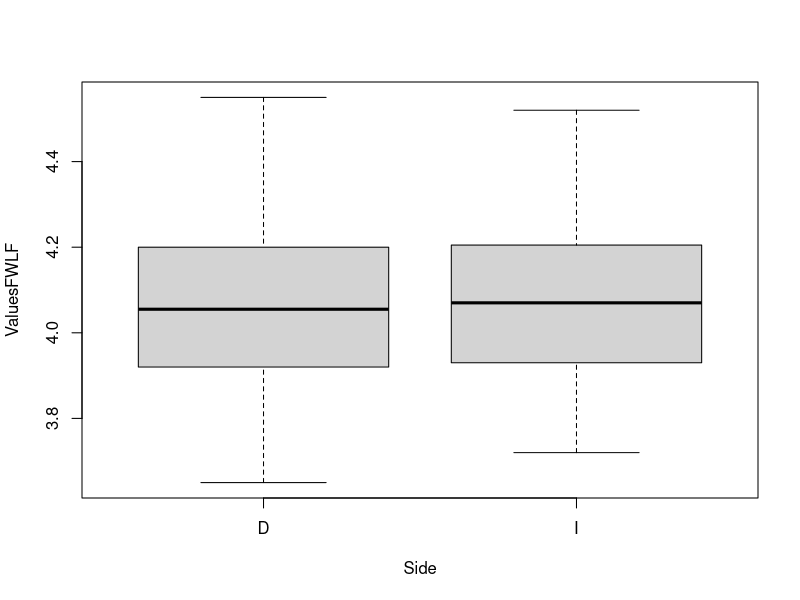

Generate this figure with R: (Note: this script raises an error after producing the figure.)

library(lme4)
library(nlme)
library(lmerTest)

setwd ("D:/Curriculum/02_ Articulos/32- Gutierrez-F & Ramirez 2020 PeerJ/New Results/Asymmetries")


##### First Wing #####

# First Wing Area Female
# FWAF= First Wing Area Female

FWAF.frm=read.csv("FirstWAreaFemale.csv")
attach(FWAF.frm)
FWAF.frm

shapiro.test(ValueFWAF)
V1 <- 1/sqrt(ValueFWAF)
shapiro.test(V1)

A.mod=aov(V1~ Side * Individual, data=FWAF.frm)
summary(A.mod)

fit1<-lmer(V1~  Side + (1|Individual), REML=TRUE, data= FWAF.frm)
fit1
summary(fit1)
anova(fit1)
rand(fit1)

# First Wing Length Female
# FWLF= First Wing Length Female

FWLF.frm=read.csv("FirstWLengthFemale.csv")
attach(FWLF.frm)
FWLF.frm

shapiro.test(ValuesFWLF)
boxplot(ValuesFWLF~Side,data=FWLF.frm)

B.mod=aov(ValuesFWLF~ Side * Individual, data=FWLF.frm)
summary(B.mod)


fit2 <- lme4::lmer(ValuesFWLF ~ Side + (1|Individual) + (1|Individual:Side), data= FWLF.frm, REML= FALSE)
anova(fit2)
summary(fit2.lmer)
rand(fit2)
var(ranef(fit2)$Individual)

#  Measurement error ------------------------------------------------------

Error_FWLF.frm=read.csv("FirstWLengthFemaleERROR.csv")
attach(Error_FWLF.frm)
Error_FWLF.frm

shapiro.test(ValuesFWLF)
boxplot(ValuesFWLF~Side,data=FWLF.frm)

B.mod=aov(ValuesFWLF~ Side * Individual, data=Error_FWLF.frm)
summary(B.mod)

hist(ValuesFWLF, data=Error_FWLF.frm)



# First Wing Length Male
# FWAM = First Wing Length Male

FWAM.frm=read.csv("FirstWAreaMale.csv")
attach(FWAM.frm)
FWAM.frm

shapiro.test(ValueFWAM)
V3<-1/(ValueFWAM)
shapiro.test(V3)

C.mod=aov(V3~ Side * Individual + (1 | Individual) ,data=FWAM.frm)
summary(C.mod)


# First Wing Length Male
# FWAM = First Wing Length Male

FWLM.frm=read.csv("FirstWLengthMale.csv")
attach(FWLM.frm)
FWLM.frm

shapiro.test(ValueFWLM)

D.mod=aov(ValueFWLM ~ Side * Individual + (1 | Individual) ,data=FWLM.frm)
summary(D.mod)

##### Hind Wing #####

# Hind Wing Area Female
# HWAF= Hind Wing Area Female

HWAF.frm=read.csv("HindWAreaFemale.csv")
attach(HWAF.frm)
HWAF.frm

E.mod=aov(ValueHWAF~ Side * Individual + (1 | Individual) ,data=HWAF.frm)
summary(E.mod)

# Hind Wing Area Female
# HWLF= Hind Wing Length Female

HWLF.frm=read.csv("HindWLengthFemale.csv")
attach(HWLF.frm)
HWLF.frm

shapiro.test(ValueHWLF)
V4<-1/(ValueHWLF)
shapiro.test(V4)

F.mod=aov(V4~ Side*Individual + (1 | Individual), data=HWLF.frm)
summary(F.mod)

# Hind Wing Area Male
# HWAM= Hind Wing Area Male


HWAM.frm=read.csv("HindWAreaMale.csv")
attach(HWAM.frm)
HWAM.frm

G.mod=aov(ValueHWAM~ Side * Individuo + (1|Individuo),data=HWAM.frm)
summary(G.mod) 


# Hind Wing Length Male
# HWLM= Hind Wing Length Male


HWLM.frm=read.csv("HindWLengthMale.csv")
attach(HWLM.frm)
HWLM.frm

shapiro.test(ValueHWLM)
V5 <- 1/(ValueHWLM)
shapiro.test(V5)

H.mod=aov(V5~Side * factor(Individual) * (1|Individual),data=HWLM.frm)
summary(H.mod)



###### Forceps #####

Forceps.frm=read.csv("Forceps.csv")
attach(Forceps.frm)
Forceps.frm

shapiro.test(Value)

F.mod1=aov(Value~Side*factor(Indiv) + (1|Indiv),data=Forceps.frm)
summary(F.mod1)


fit10<-lmer(Value~ Side * Individual + (1|Individual),REML=TRUE, data=Forceps.frm)
summary(fit10)
anova(fit10)
rand(fit10)

boxplot(Value~Side,data=Forceps.frm)
hist(Value)
